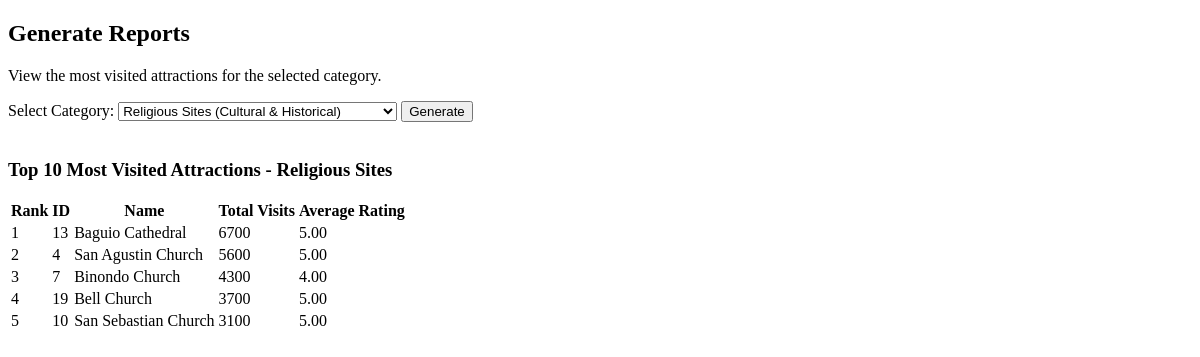
Before: /php/generate_report.php?category_id=3 (signed in) with the older database file.
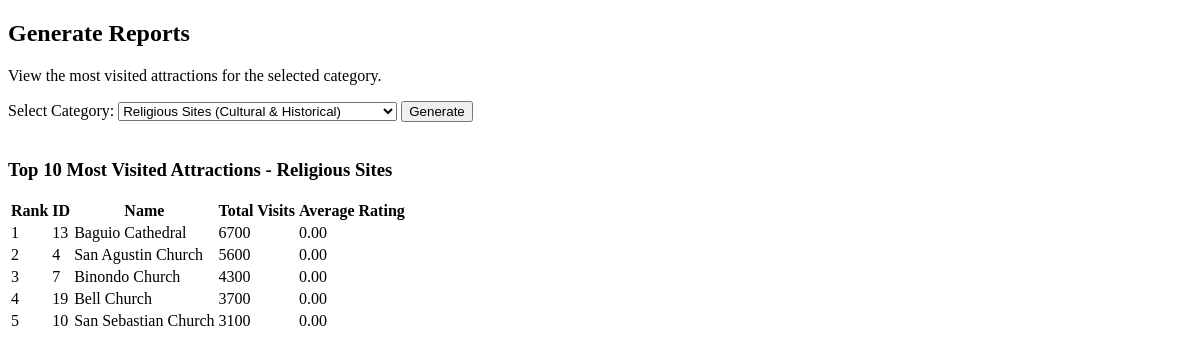
After: the same page with the newer database file.
### tables this page shows
CREATE TABLE `attraction` (
  `attraction_id` int(11) NOT NULL,
  `name` varchar(100) NOT NULL,
  `description` varchar(100) NOT NULL,
  `street_address` varchar(100) NOT NULL,
  `total_visits` int(11) NOT NULL,
  `avg_rating` decimal(10,2) NOT NULL DEFAULT 0.00,
  `city_id` int(11) NOT NULL,
  `local_rating` decimal(3,2) DEFAULT 0.00,
  `gem_score` decimal(10,2) DEFAULT 0.00
);

### php/generate_report.php (the view, shortened to what this page needs)
<?php
    require 'db.php';
$categories_query = "SELECT category_id, category, main_class FROM category ORDER BY main_class, category";
$categories_result = mysqli_query($conn, $categories_query);
$selected_category = isset($_GET['category_id'])  ? $_GET['category_id'] : '';
$report_data = [];
$category_name = '';
if (!empty($selected_category)) {
    $cat_query = "SELECT category FROM category WHERE category_id = '$selected_category'";
    $cat_result = mysqli_query($conn, $cat_query);
    $cat_row = mysqli_fetch_assoc($cat_result);
    $category_name = $cat_row['category'];
    $report = "SELECT a.attraction_id, a.name, a.total_visits, a.avg_rating
                FROM attraction a
                JOIN attraction_category ac ON a.attraction_id = ac.attraction_id
                WHERE ac.category_id = '$selected_category'
                ORDER BY a.total_visits DESC
                LIMIT 10";
    $report_result = mysqli_query($conn, $report);
    $rank = 1;
        while ($row = mysqli_fetch_assoc($report_result)) {
            $row['rank'] = $rank++;
            $report_data[] = $row;
        }
}
?>
<!DOCTYPE html>
<html lang="en">
<head>
</head>
<body>
    <h2>Generate Reports</h2>
    <p>View the most visited attractions for the selected category.</p>
    <form method="GET" action="">
        <label>Select Category:</label>
        <select name="category_id">
            <?php while($cat = mysqli_fetch_assoc($categories_result)): ?>
                <option value="<?= $cat['category_id'] ?>" <?= ($selected_category == $cat['category_id']) ? 'selected' : '' ?>>
                    <?= htmlspecialchars($cat['category']) ?> (<?= htmlspecialchars($cat['main_class']) ?>)
                </option>
            <?php endwhile; ?>
        </select>
        <button type="submit">Generate</button>
    </form>
    <br>
    <?php if(!empty($selected_category)): ?>
        <?php if(empty($report_data)): ?>
            <p>No attraction found under this category</p>
        <?php else: ?>
            <h3>Top 10 Most Visited Attractions - <?= htmlspecialchars($category_name) ?></h3>
            <table>
                <tr>
                    <th>Rank</th>
                    <th>ID</th>
                    <th>Name</th>
                    <th>Total Visits</th>
                    <th>Average Rating</th>
                </tr>
                <?php foreach($report_data as $item): ?>
                <tr>
                    <td><?= $item['rank'] ?></td>
                    <td><?= $item['attraction_id'] ?></td>
                    <td><?= htmlspecialchars($item['name']) ?></td>
                    <td><?= htmlspecialchars($item['total_visits']) ?></td>
                    <td><?= $item['avg_rating'] ?></td>
                </tr>
            <?php endforeach; ?>
            </table>
        <?php endif; ?>
    <?php endif; ?>
    </body>
</html>

Changed rows visible on the page:
changed attraction "Baguio Cathedral": avg_rating "5.00" → "0.00"
changed attraction "San Agustin Church": avg_rating "5.00" → "0.00"
changed attraction "Binondo Church": avg_rating "4.00" → "0.00"
changed attraction "Bell Church": avg_rating "5.00" → "0.00"
changed attraction "San Sebastian Church": avg_rating "5.00" → "0.00"
